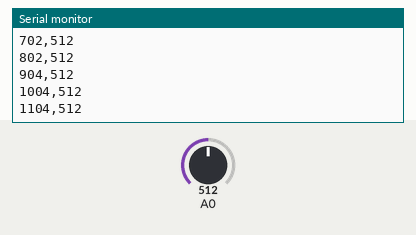
Simulated run of this sketch. Board: Arduino Uno, built with avr-gcc and run on an emulated ATmega328P. Shown: the last lines printed to the serial monitor. The inputs (shaded band) are chosen by the test bench; at power-on: A0 = 512.

Above: at 1.2 s.
1.3 s: A0 set to 716
At 1.31 s:
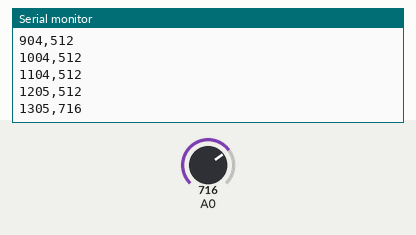
2.8 s: A0 set to 900
At 2.82 s:
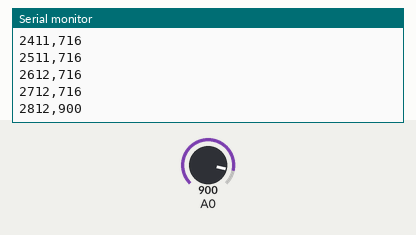
Timing chart, 0 to 5.8 s (numbered marks = the images above; inputs shaded):
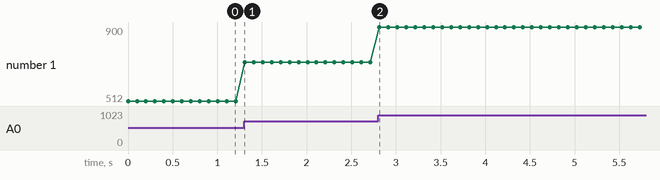

The sketch:

logger.ino
```cpp
// Example Arduino sketch that transmits CAN data via Serial

#include <Arduino.h>

void setup() {
  Serial.begin(115200);
  while (!Serial) {
    ; // wait for serial port to connect
  }
}

void loop() {
  // Placeholder for reading sensor data or CAN bus
  int sensorValue = analogRead(A0);

  // Simple CSV output: timestamp,value
  unsigned long timestamp = millis();
  Serial.print(timestamp);
  Serial.print(',');
  Serial.println(sensorValue);

  delay(100); // Adjust to match logging rate
}
```

Measured:
- after the input at 1.3 s, the serial monitor: prints a new line at once (image 1)
- plotted number 1: 512 → 716 after the input at 1.3 s
